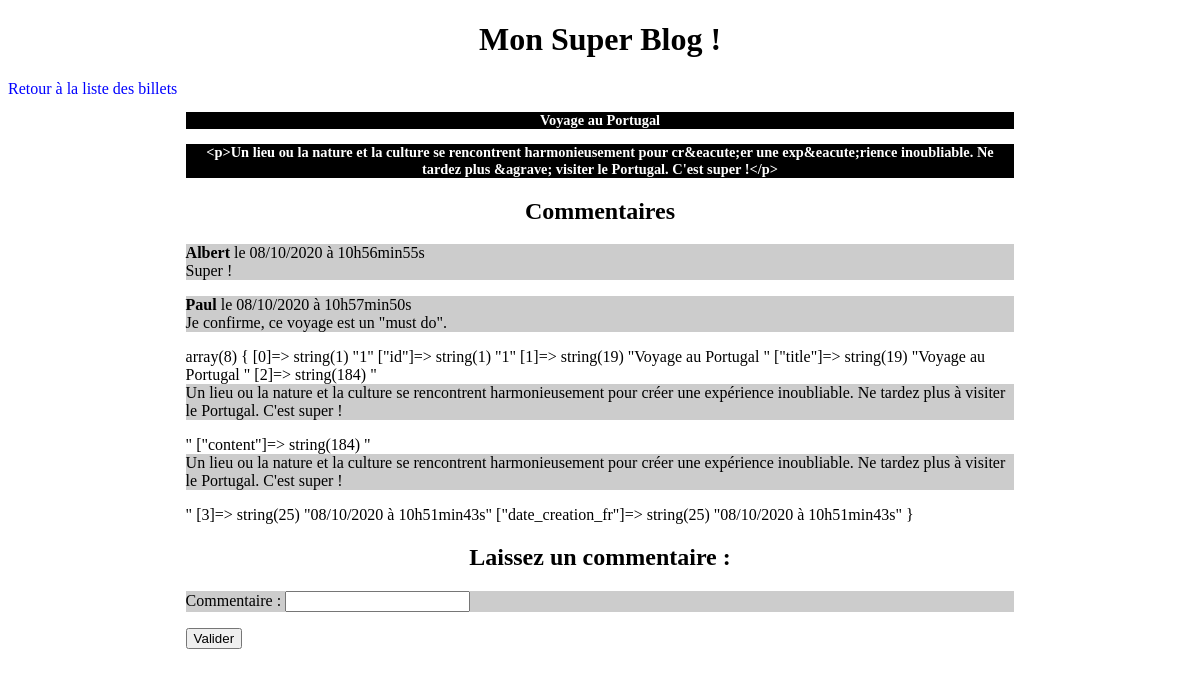
Page /index.php?action=post&id=1 on the committed database.
### tables this page shows
CREATE TABLE `posts` (
  `id` int(11) NOT NULL,
  `member_id` int(11) NOT NULL,
  `title` varchar(255) NOT NULL,
  `content` text NOT NULL,
  `date_creation` datetime NOT NULL
);

CREATE TABLE `comments` (
  `id` int(11) NOT NULL,
  `id_post` int(11) DEFAULT NULL,
  `author` varchar(255) DEFAULT NULL,
  `comment` text,
  `comment_date` datetime DEFAULT CURRENT_TIMESTAMP
);

### controller/postsController.php (called while the page is built, shortened)
<?php
require_once('model/PostManager.php');
require_once('model/CommentManager.php');
function post()
{
	$postManager = new PostManager();
	$post = $postManager->getPost($_GET['id']);
	$commentManager = new CommentManager();
	$comments = $commentManager->getComments($_GET['id']);
	require('view/commentsView.php');
}

### model/PostManager.php (called while the page is built, shortened)
<?php
class PostManager extends DbConnectManager
{
	public function getPost($postId)
	{
		$db = $this->dbConnect();
		$req = $db->prepare('SELECT id, title, content, DATE_FORMAT(date_creation, \'%d/%m/%Y à %Hh%imin%ss\') AS date_creation_fr FROM posts WHERE id = ?');
		$req->execute([$postId]);
		$post = $req->fetch();
		return $post;
	}
}

### model/CommentManager.php (called while the page is built, shortened)
<?php
class CommentManager extends DbConnectManager
{
	function getComments($postId)
	{
		$db = $this->dbConnect();
		$id_post = (int) $_GET['id'];
		$req = $db->prepare("SELECT id, id_post, author, comment, DATE_FORMAT(comment_date, '%d/%m/%Y à %Hh%imin%ss') AS comment_date_fr FROM comments WHERE id_post = '$id_post' ");
		$req->execute([$id_post]);
		$comments = $req->fetchAll(PDO::FETCH_ASSOC);
		return $comments;
	}
}

### view/commentsView.php (the view, shortened to what this page needs)
<!DOCTYPE html>
<html>
<head>
  	<link rel="stylesheet" type="text/css" href="public/css/style.css"/>
</head>
<body>
	<h1>Mon Super Blog !</h1>
	<a href="index.php?action=listPosts">Retour à la liste des billets</a>
	<section class="news">
		<h3>
			<?=htmlspecialchars($post['title'])?>
		</h3>
		<h3>
			<?=htmlspecialchars($post['content'])?>
		</h3>
		<h2>
			<strong>Commentaires</strong>
		</h2>
		<?php
		foreach($comments as $com) {
		?>
			<p>
				<strong><?=htmlspecialchars($com['author'])?></strong> le <?=htmlspecialchars($com['comment_date_fr'])?> </br><?=htmlspecialchars($com['comment'])?>
			</p>
		<?php
		}
		var_dump($post);
		?>
		<h2>Laissez un commentaire :</h2>
		<form action="index.php?action=addComment&amp;id=<?=$post['id']; ?>" method="post">
			<p>
				<label>Commentaire : <input type="text" name="comment"></label>
			</p>
			<input type="submit" value="Valider">
		</form>
</body>
</html>

### public/css/style.css (style rules this page uses)
h1, h3 { text-align:center; }
h2 { text-align: center; }
h3 { background-color:black; color:white; font-size:0.9em; margin-bottom:0px; }
.news p { background-color:#CCCCCC; margin-top:0px; }
.news { width: 70%; margin:auto; }
a { text-decoration: none; color: blue; }

### rows in the picture
posts: title "Voyage au Portugal", content "<p>Un lieu ou la nature et la culture se rencontrent harmonieusement pour cr&eacute;er une exp&eacute;rience inoubliable. Ne tardez plus &agrave; visiter le Portugal. C'est super !</p>"
comments: author "Albert", comment_date_fr "08/10/2020 à 10h56min55s", comment "Super !"
comments: author "Paul", comment_date_fr "08/10/2020 à 10h57min50s", comment "Je confirme, ce voyage est un \"must do\"."
